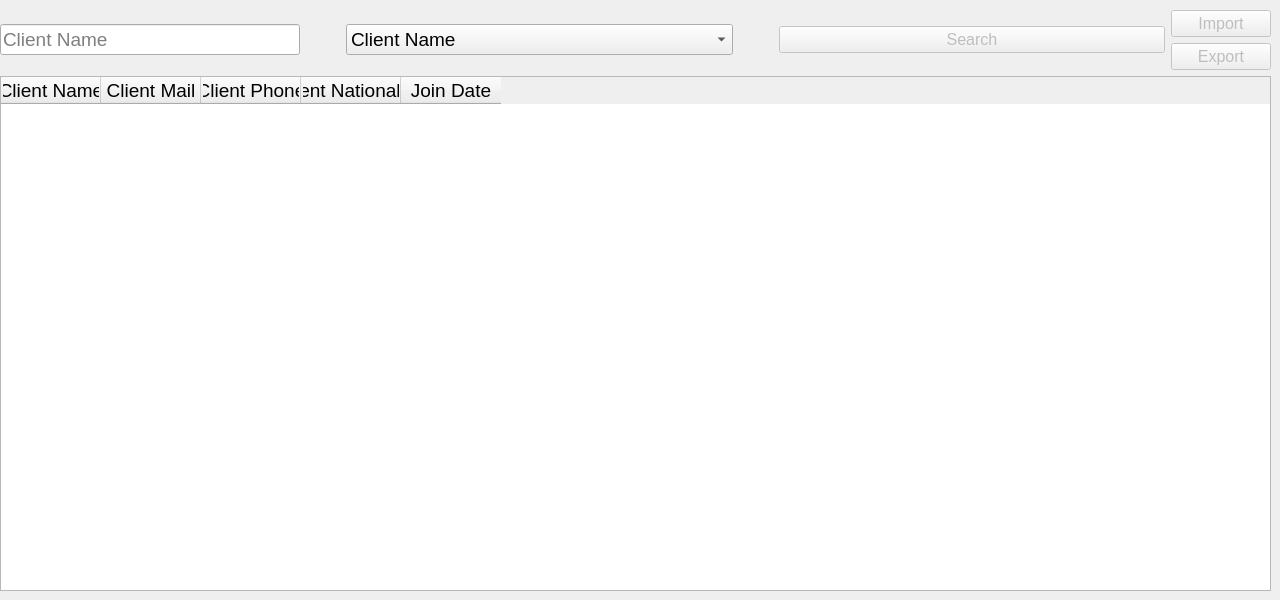
                <widget class="QWidget" name="tab_15">
                 <attribute name="title">
                  <string>All Clients</string>
                 </attribute>
                 <widget class="QWidget" name="layoutWidget">
                  <property name="geometry">
                   <rect>
                    <x>0</x>
                    <y>10</y>
                    <width>1271</width>
                    <height>581</height>
                   </rect>
                  </property>
                  <layout class="QVBoxLayout" name="verticalLayout_6">
                   <item>
                    <layout class="QHBoxLayout" name="horizontalLayout_3">
                     <item>
                      <widget class="QLineEdit" name="lineEdit_21">
                       <property name="maximumSize">
                        <size>
                         <width>300</width>
                         <height>16777215</height>
                        </size>
                       </property>
                       <property name="font">
                        <font>
                         <family>Segoe UI</family>
                         <pointsize>14</pointsize>
                        </font>
                       </property>
                       <property name="placeholderText">
                        <string>Client Name</string>
                       </property>
                      </widget>
                     </item>
                     <item>
                      <spacer name="horizontalSpacer_2">
                       <property name="orientation">
                        <enum>Qt::Horizontal</enum>
                       </property>
                       <property name="sizeType">
                        <enum>QSizePolicy::Maximum</enum>
                       </property>
                       <property name="sizeHint" stdset="0">
                        <size>
                         <width>40</width>
                         <height>20</height>
                        </size>
                       </property>
                      </spacer>
                     </item>
                     <item>
                      <widget class="QComboBox" name="comboBox_23">
                       <property name="font">
                        <font>
                         <family>Segoe UI</family>
                         <pointsize>14</pointsize>
                        </font>
                       </property>
                       <item>
                        <property name="text">
                         <string>Client Name</string>
                        </property>
                       </item>
                       <item>
                        <property name="text">
                         <string>Client Mail</string>
                        </property>
                       </item>
                       <item>
                        <property name="text">
                         <string>Client Phone</string>
                        </property>
                       </item>
                       <item>
                        <property name="text">
                         <string>Client National ID</string>
                        </property>
                       </item>
                      </widget>
                     </item>
                     <item>
                      <spacer name="horizontalSpacer">
                       <property name="orientation">
                        <enum>Qt::Horizontal</enum>
                       </property>
                       <property name="sizeType">
                        <enum>QSizePolicy::Maximum</enum>
                       </property>
                       <property name="sizeHint" stdset="0">
                        <size>
                         <width>40</width>
                         <height>20</height>
                        </size>
                       </property>
                      </spacer>
                     </item>
                     <item>
                      <widget class="QPushButton" name="pushButton_19">
                       <property name="enabled">
                        <bool>false</bool>
                       </property>
                       <property name="font">
                        <font>
                         <pointsize>12</pointsize>
                        </font>
                       </property>
                       <property name="text">
                        <string>Search</string>
                       </property>
                      </widget>
                     </item>
                     <item>
                      <layout class="QVBoxLayout" name="verticalLayout_5">
                       <item>
                        <widget class="QPushButton" name="pushButton_16">
                         <property name="enabled">
                          <bool>false</bool>
                         </property>
                         <property name="maximumSize">
                          <size>
                           <width>100</width>
                           <height>16777215</height>
                          </size>
                         </property>
                         <property name="font">
                          <font>
                           <pointsize>12</pointsize>
                          </font>
                         </property>
                         <property name="layoutDirection">
                          <enum>Qt::RightToLeft</enum>
                         </property>
                         <property name="text">
                          <string>Import</string>
                         </property>
                        </widget>
                       </item>
                       <item>
                        <widget class="QPushButton" name="pushButton_17">
                         <property name="enabled">
                          <bool>false</bool>
                         </property>
                         <property name="maximumSize">
                          <size>
                           <width>100</width>
                           <height>16777215</height>
                          </size>
                         </property>
                         <property name="font">
                          <font>
                           <pointsize>12</pointsize>
                          </font>
                         </property>
                         <property name="layoutDirection">
                          <enum>Qt::RightToLeft</enum>
                         </property>
                         <property name="text">
                          <string>Export</string>
                         </property>
                        </widget>
                       </item>
                      </layout>
                     </item>
                    </layout>
                   </item>
                   <item>
                    <widget class="QTableWidget" name="tableWidget_4">
                     <property name="font">
                      <font>
                       <pointsize>20</pointsize>
                      </font>
                     </property>
                     <column>
                      <property name="text">
                       <string>Client Name</string>
                      </property>
                      <property name="font">
                       <font>
                        <family>Segoe UI</family>
                        <pointsize>14</pointsize>
                       </font>
                      </property>
                     </column>
                     <column>
                      <property name="text">
                       <string>Client Mail</string>
                      </property>
                      <property name="font">
                       <font>
                        <pointsize>14</pointsize>
                       </font>
                      </property>
                     </column>
                     <column>
                      <property name="text">
                       <string>Client Phone</string>
                      </property>
                      <property name="font">
                       <font>
                        <pointsize>14</pointsize>
                       </font>
                      </property>
                     </column>
                     <column>
                      <property name="text">
                       <string>Client National ID</string>
                      </property>
                      <property name="font">
                       <font>
                        <pointsize>14</pointsize>
                       </font>
                      </property>
                     </column>
                     <column>
                      <property name="text">
                       <string>Join Date</string>
                      </property>
                      <property name="font">
                       <font>
                        <pointsize>14</pointsize>
                       </font>
                      </property>
                     </column>
                    </widget>
                   </item>
                  </layout>
                 </widget>
                </widget>
